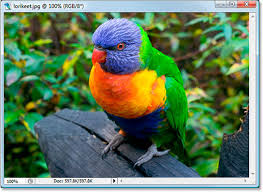
%> input picture Assignment5/images.jpg, 263 x 192 px
$ octave Assignment5.m   (GNU Octave 9; MATLAB toolbox functions it lacks are replaced by stand-ins)
%> lines starting %> are read from the running program, lines starting %| are printed output that depends on the picture
% [16 lines of commented-out code are left out]
img=imread('E:\Aidin-Computer\Desktop\Sadjad-Uni\Lessons\My-Terms\Term 7\MATLAB-Programming\Codes\Assignment5\images.jpg');
%> img is the input picture: size 192x263x3 uint8; mean R, G, B 97.9, 122.7, 93.5
subplot(2,4,1);
imshow(img);
title('Orginal image')
subplot(2,4,2);
imshow(img(:,:,1));
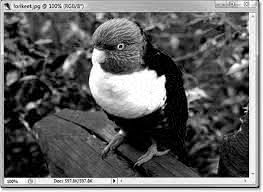
%> displayed picture: size 192x263, on the screen's scale of 0 to 255; min 0, max 255, mean 97.9
title('Red region')
subplot(2,4,3);
imshow(img(:,:,2));
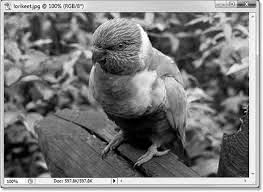
%> displayed picture: size 192x263, on the screen's scale of 0 to 255; min 0, max 255, mean 122.7
title('Green region')
subplot(2,4,4);
imshow(img(:,:,3));
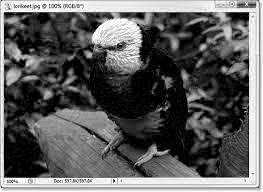
%> displayed picture: size 192x263, on the screen's scale of 0 to 255; min 0, max 255, mean 93.5
title('Blue region')
subplot(2,4,5);
imshow(img);
title('Orginal image')
subplot(2,4,6);
imshow(255-img(:,:,:));
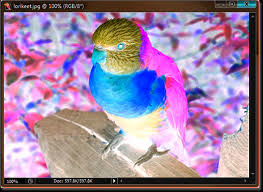
%> displayed picture: size 192x263x3, on the screen's scale of 0 to 255; mean R, G, B 157.1, 132.3, 161.5
title('Nagative image')
subplot(2,4,7);
imshow(mat2gray(255-img(:,:,:)));
title('Nagative(mat2gray) image')
